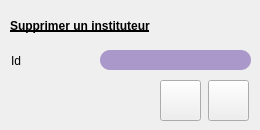
     <widget class="QWidget" name="page_5">
      <widget class="QLabel" name="label_6">
       <property name="geometry">
        <rect>
         <x>10</x>
         <y>10</y>
         <width>241</width>
         <height>31</height>
        </rect>
       </property>
       <property name="styleSheet">
        <string notr="true">font: 75 15pt &quot;Quicksand&quot;;
text-decoration: underline;
font-weight:bold;</string>
       </property>
       <property name="text">
        <string>Supprimer un instituteur</string>
       </property>
      </widget>
      <widget class="QLineEdit" name="lineEdit_40">
       <property name="geometry">
        <rect>
         <x>100</x>
         <y>50</y>
         <width>151</width>
         <height>20</height>
        </rect>
       </property>
       <property name="styleSheet">
        <string notr="true">border-color: rgb(255, 255, 255);

border-radius: 10px;
background-color: rgb(171, 152, 203);</string>
       </property>
      </widget>
      <widget class="QLabel" name="label_7">
       <property name="geometry">
        <rect>
         <x>11</x>
         <y>54</y>
         <width>47</width>
         <height>14</height>
        </rect>
       </property>
       <property name="text">
        <string>Id</string>
       </property>
      </widget>
      <widget class="QPushButton" name="pushButton_5">
       <property name="geometry">
        <rect>
         <x>208</x>
         <y>80</y>
         <width>41</width>
         <height>41</height>
        </rect>
       </property>
       <property name="styleSheet">
        <string notr="true">border-image: url(:/new/prefix1/icon/annuler.png);</string>
       </property>
       <property name="text">
        <string/>
       </property>
      </widget>
      <widget class="QPushButton" name="pushButton_sup_ins">
       <property name="geometry">
        <rect>
         <x>160</x>
         <y>80</y>
         <width>41</width>
         <height>41</height>
        </rect>
       </property>
       <property name="styleSheet">
        <string notr="true">border-image: url(:/new/prefix1/icon/ok.png);</string>
       </property>
       <property name="text">
        <string/>
       </property>
      </widget>
     </widget>
